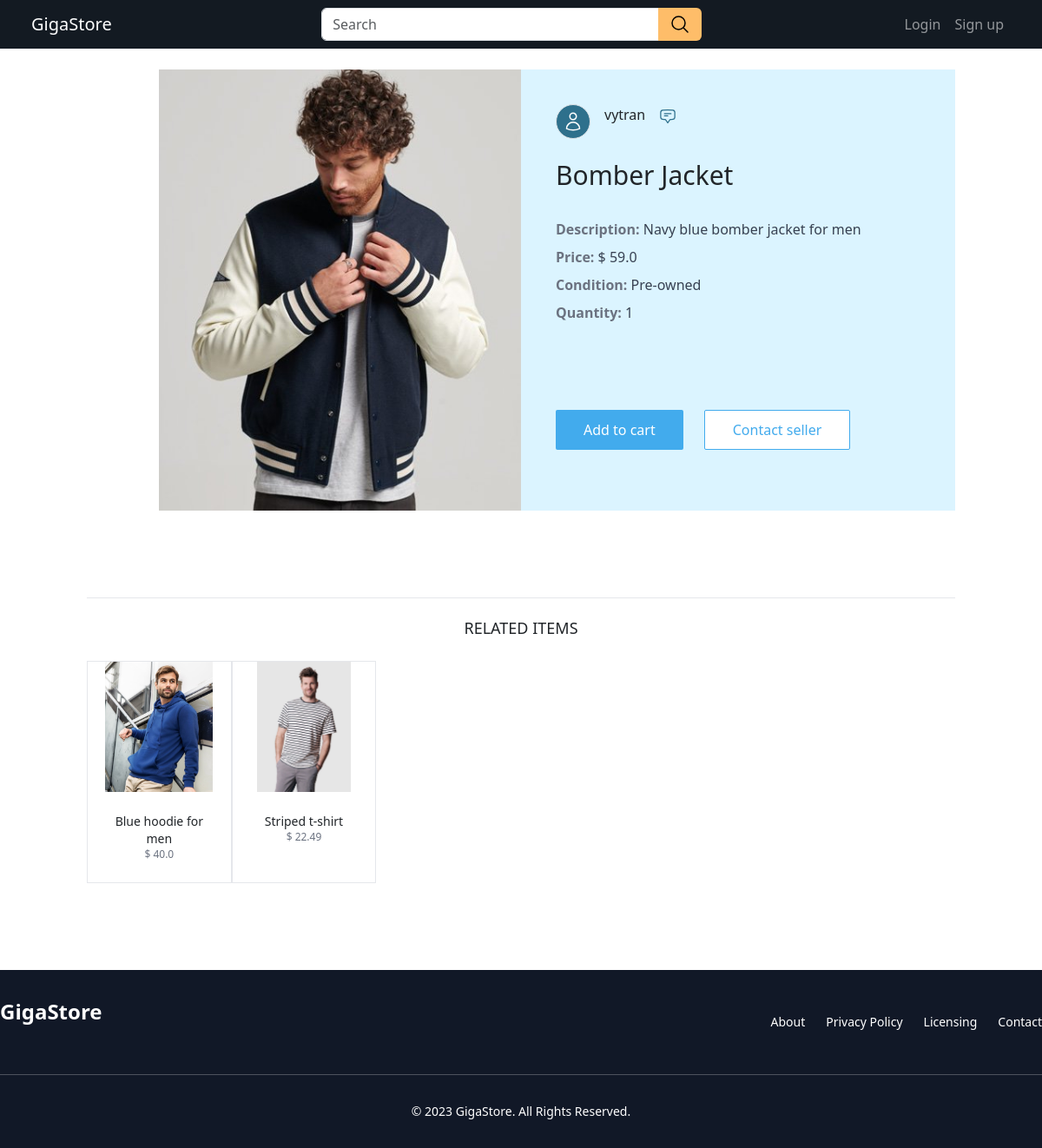
Screenshot of /item/1/ with the database file from the repository.
### item/models.py (models this page shows, shortened)
class Item(models.Model):
    name = models.CharField(max_length=255)
    category = models.ForeignKey(Category, related_name='items', on_delete=models.CASCADE)
    description = models.TextField(blank=True, null=True)
    price = models.FloatField()
    is_new = models.BooleanField(default=False)
    image = models.ImageField(upload_to="images", blank=True, null=True)
    seller = models.ForeignKey(User, related_name='items', on_delete=models.CASCADE)
    quantity = models.IntegerField()
    is_sold = models.BooleanField(default=False)
    created_at = models.DateTimeField(auto_now_add=True)

### item/views.py (the view)
# urls.py: path('<int:pk>/', views.detail, name='detail'),
def detail(request, pk):
    item = get_object_or_404(Item, pk=pk)
    related_items = Item.objects.filter(category=item.category, is_sold=False).exclude(pk=pk)
    return render(request, 'item/detail.html', {
        'item': item,
        'related_items': related_items
    })

### item/templates/item/detail.html (shortened to what this page needs)
{% extends 'website/base.html' %}
{% block content %}
<div class="container">
    <div class="grid grid-cols-12">
        <div class="col-span-1"></div>
        <div class="col-span-5">
            <img src="{{ item.image.url }}" class="h-full w-full object-fill">
        </div>
        <div class="col-span-6 p-10  bg-[#dbf4ff]">
            <div class="flex gap-3 mb-6">
                <a href="{% url 'store:view_store' item.seller.id %}">
                    <div class="flex gap-3">
                        <div
                            class="w-10 h-10 flex items-center justify-center rounded-full border border-gray-300 bg-[#2e708c] text-white">
                        </div>
                        <div>{{item.seller.username}}</div>
                    </div>
                </a>
                <a href="{% url 'conversation:new_user_conversation' item.seller.id %}">
                </a>
            </div>
            <div class="flex flex-col gap-2">
                <h1 class="mb-6 text-3xl">{{ item.name }}</h1>
                {% if item.description %}
                <p class="text-gray-700">
                    <strong class="text-gray-500">Description:</strong>
                    {{ item.description }}
                </p>
                {% endif %}
                <p class="text-gray-700">
                    <strong class="text-gray-500">Price:</strong>
                    $ {{ item.price }}
                </p>
                <p class="text-gray-700">
                    <strong class="text-gray-500">Condition:</strong>
                    {% if item.is_new %}
                    New
                    {% else %}
                    Pre-owned
                    {% endif %}
                </p>
                <p class="text-gray-700">
                    <strong class="text-gray-500">Quantity:</strong>
                    {{item.quantity}}
                </p>
            </div>
            <div class="mt-[100px] flex gap-4">
                {% if request.user == item.seller %}
                <div class="flex gap-4">
                    <a href="{% url 'item:edit_item' item.id %}" title="Edit">
                        <svg xmlns="http://www.w3.org/2000/svg" fill="none" style="width: 30px; height: 30px;"
                            viewBox="0 0 24 24" stroke-width="1.5" stroke="#1b5066" class="w-6 h-6">
                            <path stroke-linecap="round" stroke-linejoin="round"
                                d="M16.862 4.487l1.687-1.688a1.875 1.875 0 112.652 2.652L10.582 16.07a4.5 4.5 0 01-1.897 1.13L6 18l.8-2.685a4.5 4.5 0 011.13-1.897l8.932-8.931zm0 0L19.5 7.125M18 14v4.75A2.25 2.25 0 0115.75 21H5.25A2.25 2.25 0 013 18.75V8.25A2.25 2.25 0 015.25 6H10" />
                        </svg>
                    </a>
                    <a href="{% url 'item:delete_item' item.id %}" title="Delete">
                        <svg xmlns="http://www.w3.org/2000/svg" fill="none" style="width: 30px; height: 30px;"
                            viewBox="0 0 24 24" stroke-width="1.5" stroke="#FF0000" class="w-6 h-6">
                            <path stroke-linecap="round" stroke-linejoin="round"
                                d="M14.74 9l-.346 9m-4.788 0L9.26 9m9.968-3.21c.342.052.682.107 1.022.166m-1.022-.165L18.16 19.673a2.25 2.25 0 01-2.244 2.077H8.084a2.25 2.25 0 01-2.244-2.077L4.772 5.79m14.456 0a48.108 48.108 0 00-3.478-.397m-12 .562c.34-.059.68-.114 1.022-.165m0 0a48.11 48.11 0 013.478-.397m7.5 0v-.916c0-1.18-.91-2.164-2.09-2.201a51.964 51.964 0 00-3.32 0c-1.18.037-2.09 1.022-2.09 2.201v.916m7.5 0a48.667 48.667 0 00-7.5 0" />
                        </svg>
                    </a>
                </div>
                {% else %}
                <a href="#"
                    class="flex px-8 py-2.5 items-center justify-center  bg-[#42abed] text-white rounded-sm ">Add
                    to cart</a>
                <a href="{% url 'conversation:new_item_conversation' item.id %}"
                    class="flex  px-8 py-2.5 items-center justify-center text-[#42abed] bg-white rounded-sm"
                    style=" border: 1px solid #42abed;">Contact
                    seller</a>
                {% endif %}
            </div>
        </div>
    </div>
    <div class="w-full bg-gray-200 h-[1px] mt-[100px]"></div>
    <div class="mt-[20px]">
        <div class="text-center text-lg font-medium">RELATED ITEMS</div>
        <div class="grid grid-cols-6 mt-4">
            {% for item in related_items %}
            <div class="borderborder-gray-500" style="border-width: 0.2px;">
                <a href="{% url 'item:detail' item.id %}" class="block h-full">
                    <div class="h-[150px]">
                        <img src="{{ item.image.url }}" class="h-full w-full object-contain" alt="{{ item.name }}">
                    </div>
                    <div class="px-6 py-4 text-center">
                        <p class="text-sm font-medium">{{ item.name }}</p>
                        <p class="text-gray-500 text-xs">$ {{ item.price }}</p>
                    </div>
                </a>
            </div>
            {% endfor %}
        </div>
    </div>
</div>
{% endblock %}

### rows the page displays
Item: image (picture), seller.username "vytran", name "Bomber Jacket", description "Navy blue bomber jacket for men", price "59.0", quantity "1"
Item: image (picture), name "Blue hoodie for men", price "40.0"
Item: image (picture), name "Striped t-shirt", price "22.49"
